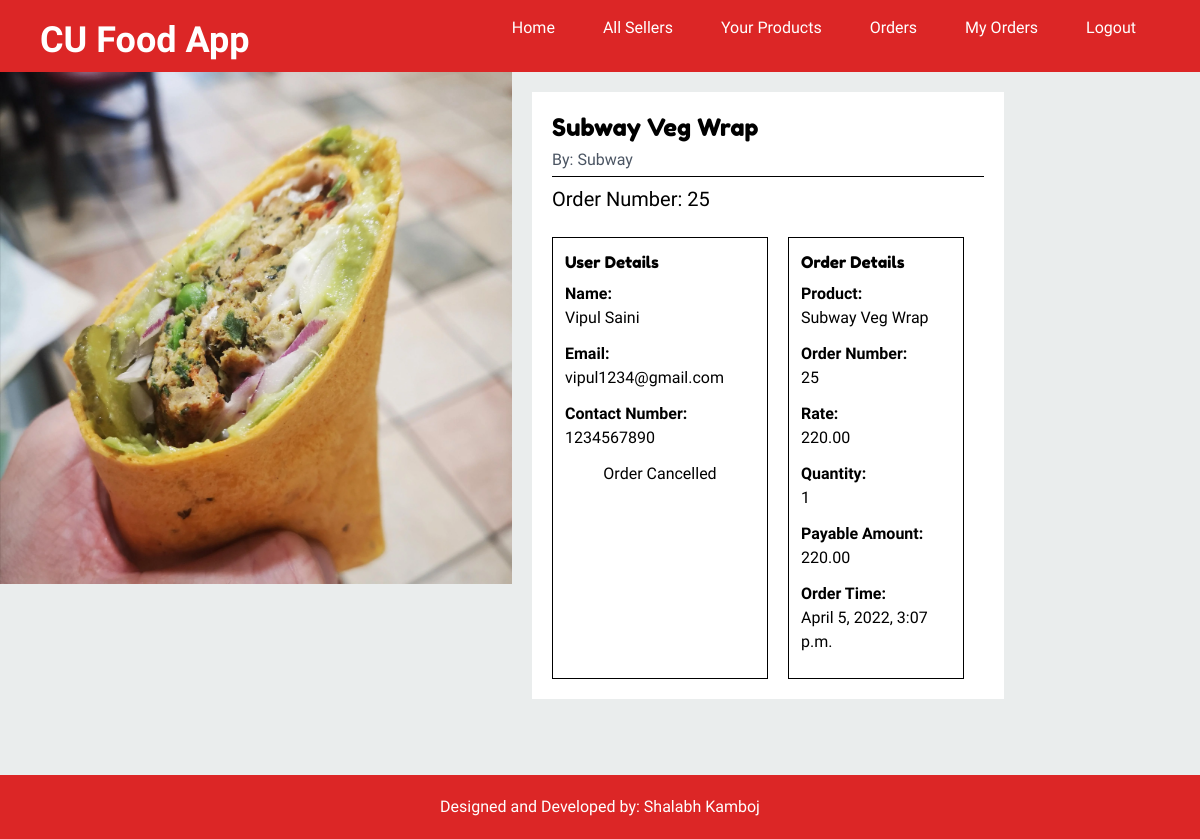
/seller-order/info/25 (signed in), run on the app's committed database.
### products/models.py (models this page shows, shortened)
class Product(models.Model):
    seller = models.ForeignKey(Seller, on_delete=models.CASCADE)
    seller_linked_user = models.TextField(blank=True, null=True)
    title = models.CharField(max_length=50)
    slug = models.SlugField(max_length=55)
    description = models.TextField(blank=True, null=True)
    price = models.DecimalField(max_digits=6, decimal_places=2)
    added_date = models.DateTimeField(auto_now_add=True)
    image = models.ImageField(upload_to='uploads/', blank=True, null=True)
    noofsales = models.DecimalField(max_digits=8, decimal_places=0, default=0)

class Order(models.Model):
    orderNumber = models.AutoField(primary_key=True)
    seller = models.ForeignKey(Seller, on_delete=models.CASCADE)
    customer = models.ForeignKey(User, on_delete=models.CASCADE)
    slug = models.SlugField(max_length=55)
    title = models.CharField(max_length=50)
    quantity = models.IntegerField()
    contactNumber = models.IntegerField()
    price = models.DecimalField(max_digits=6, decimal_places=2)
    order_type = models.BooleanField()
    image = models.TextField(blank=True, null=True)
    block = models.TextField(blank=True, null=True)
    landmark = models.TextField(blank=True, null=True)
    delivery_status = models.TextField(blank=True, null=True)
    order_time = models.DateTimeField(auto_now_add=True)

### adminAndSellers/models.py (models this page shows)
class Seller(models.Model):
    user_linked = models.OneToOneField(User, on_delete=models.CASCADE)
    shop_name = models.CharField(max_length=75)
    contact_no = models.IntegerField()
    upi_id = models.CharField(max_length=50)
    def __str__(self):
        return self.shop_name

### products/views.py (the view)
# urls.py: path('seller-order/info/<slug:orderID>', views.order_info, name="order-info"),
def order_info(request, orderID):
    info=Order.objects.get(orderNumber=orderID)
    if(request.user.seller==info.seller):
        cinfo=User.objects.get(username=info.customer)
        product=Product.objects.get(slug=info.slug)
        return render(request, 'order-info.html', {'orderinfo':info, "customerinfo":cinfo, "product":product})
    else:
        return redirect('/page-not-found')

### templates/order-info.html (shortened to what this page needs)
{% extends 'base.html' %}
{% load mathfilters %}
{% block body %}
<div>
    <div class="container">
        <div class="grid md:grid-cols-2">
            <div>
                <img src="{{product.image.url}}" class="w-full" alt="{{product.slug}}">
            </div>
            <div class="px-5 py-5">
                <div class="bg-white w-full py-5 px-5">
                    <h2 class="text-2xl mb-1">{{orderinfo.title}}</h2>
                    <p class="text-gray-600 mb-1">By: {{orderinfo.seller}}</p>
                    <hr class="border-black mb-2">
                    <p class="text-xl">Order Number: {{orderinfo.orderNumber}}</p>
                    <div class="grid grid-cols-2 mt-6">
                        <div class="px-3 border-black border-[1px] py-3">
                            <h3 class="mb-2">User Details</h3>
                            <p class="mb-3"><b>Name:</b> <br>{{customerinfo.first_name}} {{customerinfo.last_name}}</p>
                            <p class="mb-3"><b>Email:</b> <br>{{customerinfo.email}}</p>
                            <p class="mb-3"><b>Contact Number:</b> <br>{{orderinfo.contactNumber}}</p>
                            {% if orderinfo.delivery_status != "cancelled" %}
                                {% if orderinfo.order_type %}
                                    <p class="mb-3"><b>Order Type:</b> <br>Delivery</p>
                                    <p class="mb-3"><b>Room no. / Landmark:</b> <br>{{orderinfo.landmark}}</p>
                                    <p class="mb-3"><b>Block / Hostel:</b> <br>{{orderinfo.block}}</p>
                                {% else %}
                                    <p class="mb-3"><b>Order Type:</b> <br>Dining</p>
                                {% endif %}
                            {% else %}
                            <p class="text-center">
                            Order Cancelled
                            </p>
                            {% endif %}
                        </div>
                        <div class="px-5">
                            <div class="px-3 border-black border-[1px] py-3">
                                <h3 class="mb-2">Order Details</h3>
                                <p class="mb-3"><b>Product:</b> <br>{{orderinfo.title}}</p>
                                <p class="mb-3"><b>Order Number:</b> <br>{{orderinfo.orderNumber}}</p>
                                <p class="mb-3"><b>Rate:</b> <br>{{orderinfo.price}}</p>
                                <p class="mb-3"><b>Quantity:</b> <br>{{orderinfo.quantity}}</p>
                                <p class="mb-3"><b>Payable Amount:</b> <br>{{ orderinfo.quantity|mul:orderinfo.price }}</p>
                                <p class="mb-3"><b>Order Time:</b> <br>{{ orderinfo.order_time }}</p>
                            </div>
                        </div>
                    </div>
                </div>
            </div>
        </div>
    </div>
</div>
{% endblock body %}

### assets/static/css/style.css (style rules this page uses)
body { background: #eaeded; color: black; font-family: 'Special Elite', cursive; }
h1, h2, h3, h4, h5, h6 { font-family: 'Fredoka One', cursive; }

### data on the page
Product: image (picture)
Order: title "Subway Veg Wrap", seller "Subway", orderNumber "25", contactNumber "1234567890", price "220.00", quantity "1", quantity|mul "220.00", order_time "April 5, 2022, 3:07 p.m."

### other printed values
{{ customerinfo.first_name }} "Vipul"
{{ customerinfo.last_name }} "Saini"
{{ customerinfo.email }} "vipul1234@gmail.com"
